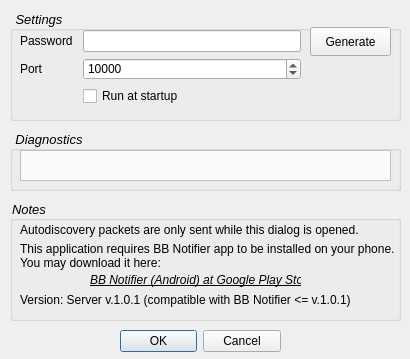
<?xml version="1.0" encoding="UTF-8"?>
<ui version="4.0">
 <class>CSettingsDialog</class>
 <widget class="QDialog" name="CSettingsDialog">
  <property name="geometry">
   <rect>
    <x>0</x>
    <y>0</y>
    <width>410</width>
    <height>359</height>
   </rect>
  </property>
  <property name="sizePolicy">
   <sizepolicy hsizetype="Fixed" vsizetype="Fixed">
    <horstretch>0</horstretch>
    <verstretch>0</verstretch>
   </sizepolicy>
  </property>
  <property name="windowTitle">
   <string>BB Notifier Settings</string>
  </property>
  <property name="windowIcon">
   <iconset resource="CallNotifierServer.qrc">
    <normaloff>:/Images/Gear.png</normaloff>:/Images/Gear.png</iconset>
  </property>
  <property name="modal">
   <bool>true</bool>
  </property>
  <widget class="QDialogButtonBox" name="buttonBox">
   <property name="geometry">
    <rect>
     <x>120</x>
     <y>325</y>
     <width>161</width>
     <height>32</height>
    </rect>
   </property>
   <property name="orientation">
    <enum>Qt::Horizontal</enum>
   </property>
   <property name="standardButtons">
    <set>QDialogButtonBox::Cancel|QDialogButtonBox::Ok</set>
   </property>
  </widget>
  <widget class="QGroupBox" name="groupBox">
   <property name="geometry">
    <rect>
     <x>10</x>
     <y>10</y>
     <width>391</width>
     <height>111</height>
    </rect>
   </property>
   <property name="styleSheet">
    <string notr="true">QGroupBox
{
	font: italic 10pt;
}</string>
   </property>
   <property name="title">
    <string> Settings </string>
   </property>
   <widget class="QWidget" name="gridLayoutWidget">
    <property name="geometry">
     <rect>
      <x>10</x>
      <y>20</y>
      <width>281</width>
      <height>78</height>
     </rect>
    </property>
    <layout class="QGridLayout" name="gridLayout">
     <property name="horizontalSpacing">
      <number>10</number>
     </property>
     <item row="0" column="0">
      <widget class="QLabel" name="lblPass">
       <property name="text">
        <string>Password</string>
       </property>
      </widget>
     </item>
     <item row="0" column="1">
      <widget class="QLineEdit" name="edtPass">
       <property name="readOnly">
        <bool>true</bool>
       </property>
      </widget>
     </item>
     <item row="2" column="0">
      <widget class="QLabel" name="lblPort">
       <property name="text">
        <string>Port</string>
       </property>
      </widget>
     </item>
     <item row="2" column="1">
      <widget class="QSpinBox" name="edtPort">
       <property name="minimum">
        <number>1000</number>
       </property>
       <property name="maximum">
        <number>65535</number>
       </property>
       <property name="value">
        <number>10000</number>
       </property>
      </widget>
     </item>
     <item row="3" column="1">
      <widget class="QCheckBox" name="chkStartup">
       <property name="text">
        <string>Run at startup</string>
       </property>
      </widget>
     </item>
    </layout>
   </widget>
   <widget class="QPushButton" name="btnGen">
    <property name="geometry">
     <rect>
      <x>300</x>
      <y>17</y>
      <width>81</width>
      <height>29</height>
     </rect>
    </property>
    <property name="text">
     <string>Generate</string>
    </property>
   </widget>
  </widget>
  <widget class="QGroupBox" name="groupBox_2">
   <property name="geometry">
    <rect>
     <x>10</x>
     <y>130</y>
     <width>391</width>
     <height>61</height>
    </rect>
   </property>
   <property name="styleSheet">
    <string notr="true">QGroupBox
{
font: italic 10pt;
}</string>
   </property>
   <property name="title">
    <string> Diagnostics </string>
   </property>
   <widget class="QPlainTextEdit" name="edtDiagnostics">
    <property name="geometry">
     <rect>
      <x>10</x>
      <y>20</y>
      <width>371</width>
      <height>31</height>
     </rect>
    </property>
    <property name="styleSheet">
     <string notr="true">background: rgb(250, 250, 250)</string>
    </property>
    <property name="frameShadow">
     <enum>QFrame::Plain</enum>
    </property>
    <property name="lineWidth">
     <number>1</number>
    </property>
    <property name="readOnly">
     <bool>true</bool>
    </property>
   </widget>
  </widget>
  <widget class="QGroupBox" name="groupBox_3">
   <property name="geometry">
    <rect>
     <x>10</x>
     <y>200</y>
     <width>391</width>
     <height>121</height>
    </rect>
   </property>
   <property name="styleSheet">
    <string notr="true">QGroupBox
{
font: italic 10pt;
}</string>
   </property>
   <property name="title">
    <string>Notes</string>
   </property>
   <widget class="QLabel" name="lblAutodiscovery_2">
    <property name="geometry">
     <rect>
      <x>10</x>
      <y>40</y>
      <width>381</width>
      <height>31</height>
     </rect>
    </property>
    <property name="text">
     <string>This application requires BB Notifier app to be installed on your phone.
You may download it here:</string>
    </property>
   </widget>
   <widget class="QLinkLabel" name="linkLabel">
    <property name="geometry">
     <rect>
      <x>80</x>
      <y>70</y>
      <width>211</width>
      <height>21</height>
     </rect>
    </property>
    <property name="cursor">
     <cursorShape>PointingHandCursor</cursorShape>
    </property>
    <property name="toolTip">
     <string>Donate to future project development...
We have a lot of great ideas and features to implement !!!</string>
    </property>
    <property name="styleSheet">
     <string notr="true">QLabel
{
	font: 75 italic;
	text-decoration: underline;
}
</string>
    </property>
    <property name="text">
     <string>BB Notifier (Android) at Google Play Store</string>
    </property>
    <property name="textFormat">
     <enum>Qt::RichText</enum>
    </property>
   </widget>
   <widget class="QLabel" name="lblAutodiscovery">
    <property name="geometry">
     <rect>
      <x>10</x>
      <y>20</y>
      <width>351</width>
      <height>20</height>
     </rect>
    </property>
    <property name="text">
     <string>Autodiscovery packets are only sent while this dialog is opened.</string>
    </property>
   </widget>
   <widget class="QLabel" name="lblAutodiscovery_3">
    <property name="geometry">
     <rect>
      <x>10</x>
      <y>90</y>
      <width>371</width>
      <height>20</height>
     </rect>
    </property>
    <property name="text">
     <string>Version: Server v.1.0.1 (compatible with BB Notifier &lt;= v.1.0.1)</string>
    </property>
   </widget>
  </widget>
  <zorder>groupBox_2</zorder>
  <zorder>groupBox</zorder>
  <zorder>buttonBox</zorder>
  <zorder>groupBox_3</zorder>
 </widget>
 <customwidgets>
  <customwidget>
   <class>QLinkLabel</class>
   <extends>QLabel</extends>
   <header>LinkLabel.h</header>
  </customwidget>
 </customwidgets>
 <resources>
  <include location="CallNotifierServer.qrc"/>
 </resources>
 <connections>
  <connection>
   <sender>buttonBox</sender>
   <signal>accepted()</signal>
   <receiver>CSettingsDialog</receiver>
   <slot>accept()</slot>
   <hints>
    <hint type="sourcelabel">
     <x>248</x>
     <y>254</y>
    </hint>
    <hint type="destinationlabel">
     <x>157</x>
     <y>274</y>
    </hint>
   </hints>
  </connection>
  <connection>
   <sender>buttonBox</sender>
   <signal>rejected()</signal>
   <receiver>CSettingsDialog</receiver>
   <slot>reject()</slot>
   <hints>
    <hint type="sourcelabel">
     <x>316</x>
     <y>260</y>
    </hint>
    <hint type="destinationlabel">
     <x>286</x>
     <y>274</y>
    </hint>
   </hints>
  </connection>
 </connections>
</ui>
